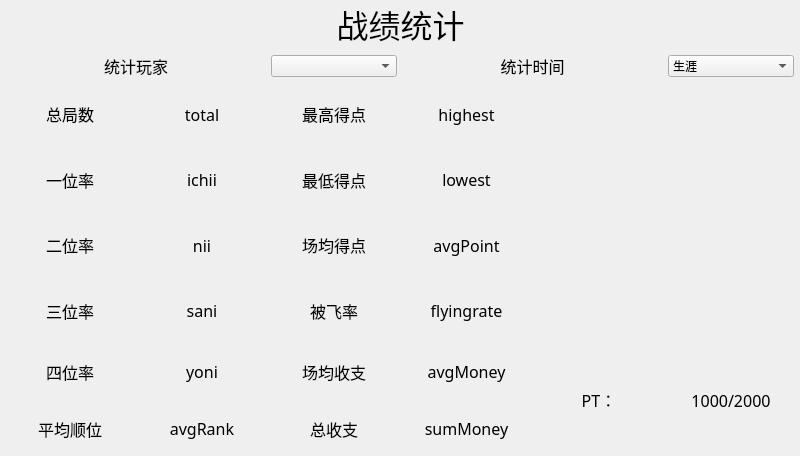
<?xml version="1.0" encoding="UTF-8"?>
<ui version="4.0">
 <class>StatisticWindow</class>
 <widget class="QMainWindow" name="StatisticWindow">
  <property name="geometry">
   <rect>
    <x>0</x>
    <y>0</y>
    <width>800</width>
    <height>456</height>
   </rect>
  </property>
  <property name="sizePolicy">
   <sizepolicy hsizetype="Fixed" vsizetype="Fixed">
    <horstretch>0</horstretch>
    <verstretch>0</verstretch>
   </sizepolicy>
  </property>
  <property name="minimumSize">
   <size>
    <width>800</width>
    <height>456</height>
   </size>
  </property>
  <property name="maximumSize">
   <size>
    <width>800</width>
    <height>456</height>
   </size>
  </property>
  <property name="contextMenuPolicy">
   <enum>Qt::NoContextMenu</enum>
  </property>
  <property name="windowTitle">
   <string>战绩统计</string>
  </property>
  <property name="windowIcon">
   <iconset resource="../Icons.qrc">
    <normaloff>:/Icons/icon.png</normaloff>:/Icons/icon.png</iconset>
  </property>
  <widget class="QWidget" name="centralwidget">
   <widget class="QWidget" name="verticalLayoutWidget">
    <property name="geometry">
     <rect>
      <x>0</x>
      <y>0</y>
      <width>801</width>
      <height>461</height>
     </rect>
    </property>
    <layout class="QVBoxLayout" name="verticalLayout">
     <property name="bottomMargin">
      <number>7</number>
     </property>
     <item>
      <widget class="QLabel" name="label">
       <property name="sizePolicy">
        <sizepolicy hsizetype="Preferred" vsizetype="Preferred">
         <horstretch>0</horstretch>
         <verstretch>0</verstretch>
        </sizepolicy>
       </property>
       <property name="font">
        <font>
         <family>微软雅黑</family>
         <pointsize>24</pointsize>
        </font>
       </property>
       <property name="text">
        <string>战绩统计</string>
       </property>
       <property name="alignment">
        <set>Qt::AlignCenter</set>
       </property>
      </widget>
     </item>
     <item>
      <layout class="QGridLayout" name="gridLayout" rowstretch="1,1,1,1,1,1,1" columnstretch="1,1,1,1,1,1">
       <property name="leftMargin">
        <number>7</number>
       </property>
       <property name="rightMargin">
        <number>7</number>
       </property>
       <item row="1" column="3">
        <widget class="QLabel" name="highest">
         <property name="font">
          <font>
           <family>黑体</family>
           <pointsize>12</pointsize>
          </font>
         </property>
         <property name="text">
          <string>highest</string>
         </property>
         <property name="alignment">
          <set>Qt::AlignCenter</set>
         </property>
        </widget>
       </item>
       <item row="2" column="3">
        <widget class="QLabel" name="lowest">
         <property name="font">
          <font>
           <family>黑体</family>
           <pointsize>12</pointsize>
          </font>
         </property>
         <property name="text">
          <string>lowest</string>
         </property>
         <property name="alignment">
          <set>Qt::AlignCenter</set>
         </property>
        </widget>
       </item>
       <item row="6" column="2">
        <widget class="QLabel" name="label_9">
         <property name="font">
          <font>
           <family>黑体</family>
           <pointsize>12</pointsize>
          </font>
         </property>
         <property name="text">
          <string>总收支</string>
         </property>
         <property name="alignment">
          <set>Qt::AlignCenter</set>
         </property>
        </widget>
       </item>
       <item row="5" column="4" rowspan="2">
        <widget class="QLabel" name="pt_2">
         <property name="font">
          <font>
           <family>黑体</family>
           <pointsize>12</pointsize>
          </font>
         </property>
         <property name="text">
          <string>PT：</string>
         </property>
         <property name="alignment">
          <set>Qt::AlignCenter</set>
         </property>
        </widget>
       </item>
       <item row="5" column="0">
        <widget class="QLabel" name="label_7">
         <property name="font">
          <font>
           <family>黑体</family>
           <pointsize>12</pointsize>
          </font>
         </property>
         <property name="text">
          <string>四位率</string>
         </property>
         <property name="alignment">
          <set>Qt::AlignCenter</set>
         </property>
        </widget>
       </item>
       <item row="6" column="1">
        <widget class="QLabel" name="avgRank">
         <property name="font">
          <font>
           <family>黑体</family>
           <pointsize>12</pointsize>
          </font>
         </property>
         <property name="text">
          <string>avgRank</string>
         </property>
         <property name="alignment">
          <set>Qt::AlignCenter</set>
         </property>
        </widget>
       </item>
       <item row="0" column="0" colspan="2">
        <widget class="QLabel" name="label_3">
         <property name="font">
          <font>
           <family>黑体</family>
           <pointsize>12</pointsize>
          </font>
         </property>
         <property name="text">
          <string>统计玩家</string>
         </property>
         <property name="alignment">
          <set>Qt::AlignCenter</set>
         </property>
        </widget>
       </item>
       <item row="1" column="1">
        <widget class="QLabel" name="totalGameCount">
         <property name="font">
          <font>
           <family>黑体</family>
           <pointsize>12</pointsize>
          </font>
         </property>
         <property name="text">
          <string>total</string>
         </property>
         <property name="alignment">
          <set>Qt::AlignCenter</set>
         </property>
        </widget>
       </item>
       <item row="1" column="0">
        <widget class="QLabel" name="label_10">
         <property name="font">
          <font>
           <family>黑体</family>
           <pointsize>12</pointsize>
          </font>
         </property>
         <property name="text">
          <string>总局数</string>
         </property>
         <property name="alignment">
          <set>Qt::AlignCenter</set>
         </property>
        </widget>
       </item>
       <item row="6" column="3">
        <widget class="QLabel" name="sumMoney">
         <property name="font">
          <font>
           <family>黑体</family>
           <pointsize>12</pointsize>
          </font>
         </property>
         <property name="text">
          <string>sumMoney</string>
         </property>
         <property name="alignment">
          <set>Qt::AlignCenter</set>
         </property>
        </widget>
       </item>
       <item row="1" column="2">
        <widget class="QLabel" name="label_11">
         <property name="font">
          <font>
           <family>黑体</family>
           <pointsize>12</pointsize>
          </font>
         </property>
         <property name="text">
          <string>最高得点</string>
         </property>
         <property name="alignment">
          <set>Qt::AlignCenter</set>
         </property>
        </widget>
       </item>
       <item row="4" column="3">
        <widget class="QLabel" name="flyingRate">
         <property name="font">
          <font>
           <family>黑体</family>
           <pointsize>12</pointsize>
          </font>
         </property>
         <property name="text">
          <string>flyingrate</string>
         </property>
         <property name="alignment">
          <set>Qt::AlignCenter</set>
         </property>
        </widget>
       </item>
       <item row="4" column="2">
        <widget class="QLabel" name="label_16">
         <property name="font">
          <font>
           <family>黑体</family>
           <pointsize>12</pointsize>
          </font>
         </property>
         <property name="text">
          <string>被飞率</string>
         </property>
         <property name="alignment">
          <set>Qt::AlignCenter</set>
         </property>
        </widget>
       </item>
       <item row="2" column="1">
        <widget class="QLabel" name="ichii">
         <property name="font">
          <font>
           <family>黑体</family>
           <pointsize>12</pointsize>
          </font>
         </property>
         <property name="text">
          <string>ichii</string>
         </property>
         <property name="alignment">
          <set>Qt::AlignCenter</set>
         </property>
        </widget>
       </item>
       <item row="2" column="2">
        <widget class="QLabel" name="label_12">
         <property name="font">
          <font>
           <family>黑体</family>
           <pointsize>12</pointsize>
          </font>
         </property>
         <property name="text">
          <string>最低得点</string>
         </property>
         <property name="alignment">
          <set>Qt::AlignCenter</set>
         </property>
        </widget>
       </item>
       <item row="6" column="0">
        <widget class="QLabel" name="label_13">
         <property name="font">
          <font>
           <family>黑体</family>
           <pointsize>12</pointsize>
          </font>
         </property>
         <property name="text">
          <string>平均顺位</string>
         </property>
         <property name="alignment">
          <set>Qt::AlignCenter</set>
         </property>
        </widget>
       </item>
       <item row="5" column="2">
        <widget class="QLabel" name="label_15">
         <property name="font">
          <font>
           <family>黑体</family>
           <pointsize>12</pointsize>
          </font>
         </property>
         <property name="text">
          <string>场均收支</string>
         </property>
         <property name="alignment">
          <set>Qt::AlignCenter</set>
         </property>
        </widget>
       </item>
       <item row="5" column="1">
        <widget class="QLabel" name="yoni">
         <property name="font">
          <font>
           <family>黑体</family>
           <pointsize>12</pointsize>
          </font>
         </property>
         <property name="text">
          <string>yoni</string>
         </property>
         <property name="alignment">
          <set>Qt::AlignCenter</set>
         </property>
        </widget>
       </item>
       <item row="4" column="0">
        <widget class="QLabel" name="label_6">
         <property name="font">
          <font>
           <family>黑体</family>
           <pointsize>12</pointsize>
          </font>
         </property>
         <property name="text">
          <string>三位率</string>
         </property>
         <property name="alignment">
          <set>Qt::AlignCenter</set>
         </property>
        </widget>
       </item>
       <item row="5" column="5" rowspan="2">
        <widget class="QLabel" name="pt">
         <property name="font">
          <font>
           <family>黑体</family>
           <pointsize>12</pointsize>
          </font>
         </property>
         <property name="text">
          <string>1000/2000</string>
         </property>
         <property name="alignment">
          <set>Qt::AlignCenter</set>
         </property>
        </widget>
       </item>
       <item row="0" column="5">
        <widget class="QComboBox" name="statcTime">
         <item>
          <property name="text">
           <string>生涯</string>
          </property>
         </item>
         <item>
          <property name="text">
           <string>近7天</string>
          </property>
         </item>
         <item>
          <property name="text">
           <string>近30天</string>
          </property>
         </item>
         <item>
          <property name="text">
           <string>近365天</string>
          </property>
         </item>
         <item>
          <property name="text">
           <string>近30场</string>
          </property>
         </item>
         <item>
          <property name="text">
           <string>近50场</string>
          </property>
         </item>
         <item>
          <property name="text">
           <string>近100场</string>
          </property>
         </item>
        </widget>
       </item>
       <item row="4" column="1">
        <widget class="QLabel" name="sani">
         <property name="font">
          <font>
           <family>黑体</family>
           <pointsize>12</pointsize>
          </font>
         </property>
         <property name="text">
          <string>sani</string>
         </property>
         <property name="alignment">
          <set>Qt::AlignCenter</set>
         </property>
        </widget>
       </item>
       <item row="3" column="2">
        <widget class="QLabel" name="label_14">
         <property name="font">
          <font>
           <family>黑体</family>
           <pointsize>12</pointsize>
          </font>
         </property>
         <property name="text">
          <string>场均得点</string>
         </property>
         <property name="alignment">
          <set>Qt::AlignCenter</set>
         </property>
        </widget>
       </item>
       <item row="5" column="3">
        <widget class="QLabel" name="avgMoney">
         <property name="font">
          <font>
           <family>黑体</family>
           <pointsize>12</pointsize>
          </font>
         </property>
         <property name="text">
          <string>avgMoney</string>
         </property>
         <property name="alignment">
          <set>Qt::AlignCenter</set>
         </property>
        </widget>
       </item>
       <item row="0" column="3" colspan="2">
        <widget class="QLabel" name="label_2">
         <property name="font">
          <font>
           <family>黑体</family>
           <pointsize>12</pointsize>
          </font>
         </property>
         <property name="text">
          <string>统计时间</string>
         </property>
         <property name="alignment">
          <set>Qt::AlignCenter</set>
         </property>
        </widget>
       </item>
       <item row="3" column="1">
        <widget class="QLabel" name="nii">
         <property name="font">
          <font>
           <family>黑体</family>
           <pointsize>12</pointsize>
          </font>
         </property>
         <property name="text">
          <string>nii</string>
         </property>
         <property name="alignment">
          <set>Qt::AlignCenter</set>
         </property>
        </widget>
       </item>
       <item row="0" column="2">
        <widget class="QComboBox" name="playerName"/>
       </item>
       <item row="3" column="0">
        <widget class="QLabel" name="label_5">
         <property name="font">
          <font>
           <family>黑体</family>
           <pointsize>12</pointsize>
          </font>
         </property>
         <property name="text">
          <string>二位率</string>
         </property>
         <property name="alignment">
          <set>Qt::AlignCenter</set>
         </property>
        </widget>
       </item>
       <item row="2" column="0">
        <widget class="QLabel" name="label_4">
         <property name="font">
          <font>
           <family>黑体</family>
           <pointsize>12</pointsize>
          </font>
         </property>
         <property name="text">
          <string>一位率</string>
         </property>
         <property name="alignment">
          <set>Qt::AlignCenter</set>
         </property>
        </widget>
       </item>
       <item row="3" column="3">
        <widget class="QLabel" name="avgPoint">
         <property name="font">
          <font>
           <family>黑体</family>
           <pointsize>12</pointsize>
          </font>
         </property>
         <property name="text">
          <string>avgPoint</string>
         </property>
         <property name="alignment">
          <set>Qt::AlignCenter</set>
         </property>
        </widget>
       </item>
       <item row="1" column="4" rowspan="4" colspan="2">
        <widget class="QLabel" name="rankPic">
         <property name="sizePolicy">
          <sizepolicy hsizetype="Expanding" vsizetype="Fixed">
           <horstretch>0</horstretch>
           <verstretch>0</verstretch>
          </sizepolicy>
         </property>
         <property name="minimumSize">
          <size>
           <width>0</width>
           <height>256</height>
          </size>
         </property>
         <property name="text">
          <string/>
         </property>
         <property name="pixmap">
          <pixmap resource="../Icons.qrc">:/Icons/rank0.png</pixmap>
         </property>
         <property name="alignment">
          <set>Qt::AlignCenter</set>
         </property>
        </widget>
       </item>
      </layout>
     </item>
    </layout>
   </widget>
  </widget>
 </widget>
 <resources>
  <include location="../Icons.qrc"/>
 </resources>
 <connections/>
</ui>
